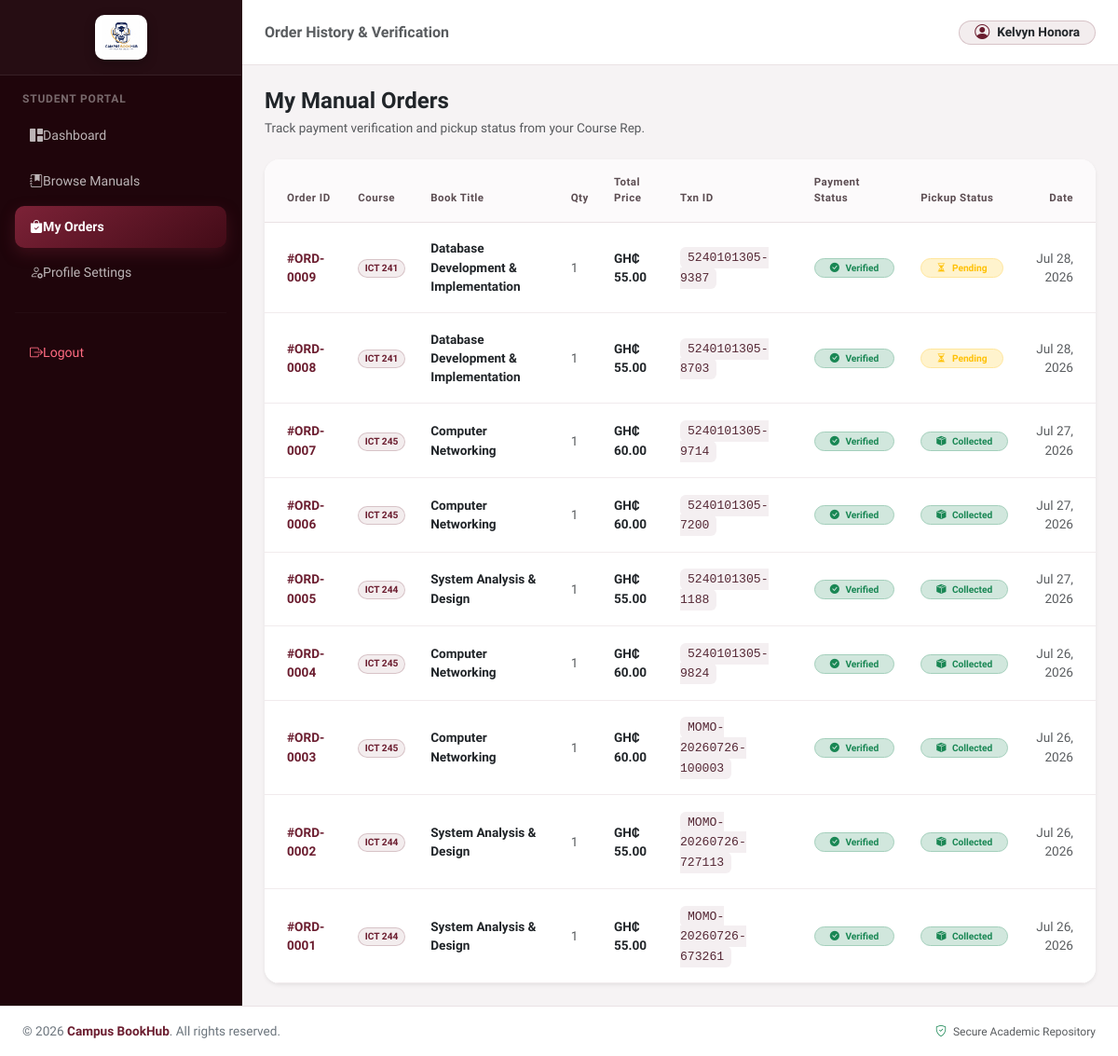
Screenshot of /student/my_orders.php (signed in) with the database file from the repository.
### tables this page shows
CREATE TABLE `orders` (
  `order_id` int(11) NOT NULL,
  `student_id` int(11) NOT NULL,
  `book_id` int(11) NOT NULL,
  `quantity` int(11) NOT NULL DEFAULT 1,
  `total_amount` decimal(10,2) NOT NULL,
  `payment_reference` varchar(100) NOT NULL,
  `payment_status` enum('Pending','Verified','Rejected') DEFAULT 'Pending',
  `collection_status` enum('Pending','Collected') DEFAULT 'Pending',
  `order_date` timestamp NOT NULL DEFAULT current_timestamp()
);

CREATE TABLE `books` (
  `book_id` int(11) NOT NULL,
  `title` varchar(200) NOT NULL,
  `course_code` varchar(20) NOT NULL,
  `lecturer` varchar(100) NOT NULL,
  `price` decimal(10,2) NOT NULL,
  `stock` int(11) NOT NULL DEFAULT 0,
  `image` varchar(255) DEFAULT NULL,
  `description` text DEFAULT NULL,
  `created_at` timestamp NOT NULL DEFAULT current_timestamp()
);

CREATE TABLE `payments` (
  `payment_id` int(11) NOT NULL,
  `order_id` int(11) NOT NULL,
  `transaction_id` varchar(100) NOT NULL,
  `payment_method` varchar(50) NOT NULL,
  `amount` decimal(10,2) NOT NULL,
  `proof_image` varchar(255) NOT NULL,
  `status` enum('Pending','Approved','Rejected') DEFAULT 'Pending',
  `payment_date` timestamp NOT NULL DEFAULT current_timestamp()
);

### student/my_orders.php (the view, shortened to what this page needs)
<?php
require_once '../includes/db.php';
$student_id = $_SESSION['user_id'];
$stmt = $conn->prepare("
    SELECT o.order_id, b.title, b.course_code, b.lecturer, o.quantity, o.total_amount,
           o.payment_status, o.collection_status, o.order_date, o.payment_reference,
           p.transaction_id, p.payment_method, p.proof_image, p.status as payment_rec_status
    FROM orders o
    JOIN books b ON o.book_id = b.book_id
    LEFT JOIN payments p ON o.order_id = p.order_id
    WHERE o.student_id = ?
    ORDER BY o.order_date DESC
");
$stmt->bind_param("i", $student_id);
$stmt->execute();
$orders = $stmt->get_result();
require_once '../includes/header.php';
?>
<div id="wrapper">
    <aside id="sidebar-wrapper">
        <div class="sidebar-brand-box px-3 py-3 text-center">
            <a href="dashboard.php" class="d-inline-block">
                <img src="../assets/images/logo.jpeg" alt="Campus BookHub Logo" class="sidebar-logo-img img-fluid">
            </a>
        </div>
        <div class="p-3">
            <small class="text-uppercase fw-bold px-2 mb-2 d-block fs-8" style="letter-spacing: 0.8px; color: rgba(255,255,255,0.4) !important;">
                Student Portal
            </small>
            <a href="dashboard.php" class="sidebar-link mb-1">
                <i class="bi bi-grid-1x2-fill me-2.5"></i> Dashboard
            </a>
            <a href="books.php" class="sidebar-link mb-1">
                <i class="bi bi-journal-bookmark-fill me-2.5"></i> Browse Manuals
            </a>
            <a href="my_orders.php" class="sidebar-link active mb-1">
                <i class="bi bi-bag-check-fill me-2.5"></i> My Orders
            </a>
            <a href="profile.php" class="sidebar-link mb-1">
                <i class="bi bi-person-gear me-2.5"></i> Profile Settings
            </a>
            <hr style="border-color: rgba(255,255,255,0.1); margin: 1.25rem 0;">
            <a href="../logout.php" class="sidebar-link text-danger mb-1" style="color: #ff6b81 !important;">
                <i class="bi bi-box-arrow-right me-2.5"></i> Logout
            </a>
        </div>
    </aside>
    <div id="page-content-wrapper">
        <nav class="navbar navbar-expand-lg top-navbar px-4">
            <div class="container-fluid p-0 d-flex align-items-center">
                <span class="navbar-brand fw-semibold text-muted fs-6 mb-0">Order History & Verification</span>
                <div class="d-flex align-items-center gap-2 ms-auto">
                    <div class="bg-wine-subtle border border-wine-subtle px-3 py-1.5 rounded-pill d-flex align-items-center gap-2">
                        <i class="bi bi-person-circle text-wine fs-6"></i>
                        <span class="fw-semibold text-dark fs-7"><?php echo htmlspecialchars($_SESSION['fullname']); ?></span>
                    </div>
                </div>
            </div>
        </nav>
        <main class="p-4">
            <div class="d-flex justify-content-between align-items-center mb-4">
                <div>
                    <h4 class="fw-bold text-dark mb-1">My Manual Orders</h4>
                    <p class="text-muted fs-7 mb-0">Track payment verification and pickup status from your Course Rep.</p>
                </div>
            </div>
            <div class="card border-0 shadow-sm rounded-4 bg-white overflow-hidden">
                <div class="card-body p-0">
                    <div class="table-responsive">
                        <table class="table align-middle mb-0 fs-7 orders-table">
                            <thead>
                                <tr>
                                    <th class="ps-4">Order ID</th>
                                    <th>Course</th>
                                    <th>Book Title</th>
                                    <th>Qty</th>
                                    <th>Total Price</th>
                                    <th>Txn ID</th>
                                    <th>Payment Status</th>
                                    <th>Pickup Status</th>
                                    <th class="pe-4 text-end">Date</th>
                                </tr>
                            </thead>
                            <tbody>
                                <?php if ($orders && $orders->num_rows > 0): ?>
                                    <?php while ($ord = $orders->fetch_assoc()): ?>
                                        <?php
                                            $txn = $ord['transaction_id'] ?? $ord['payment_reference'] ?? 'N/A';
                                            $p_status = strtolower(trim($ord['payment_status'] ?? ''));
                                            $c_status = strtolower(trim($ord['collection_status'] ?? ''));
                                        ?>
                                        <tr>
                                            <td class="ps-4 fw-bold text-wine">#ORD-<?php echo sprintf('%04d', $ord['order_id']); ?></td>
                                            <td>
                                                <span class="badge bg-wine-subtle text-wine border border-wine-subtle rounded-pill px-2.5 py-1">
                                                    <?php echo htmlspecialchars($ord['course_code']); ?>
                                                </span>
                                            </td>
                                            <td class="fw-semibold text-dark" style="max-width: 220px;"><?php echo htmlspecialchars($ord['title']); ?></td>
                                            <td class="fw-medium text-muted"><?php echo $ord['quantity']; ?></td>
                                            <td class="fw-bold text-dark">GH₵ <?php echo number_format($ord['total_amount'], 2); ?></td>
                                            <td><span class="txn-code"><?php echo htmlspecialchars($txn); ?></span></td>
                                            <td>
                                                <?php if ($p_status === 'paid' || $p_status === 'verified'): ?>
                                                    <span class="badge bg-success-subtle text-success border border-success-subtle rounded-pill px-3 py-1 fw-semibold">
                                                        <i class="bi bi-check-circle-fill me-1"></i> Verified
                                                    </span>
                                                <?php elseif ($p_status === 'failed' || $p_status === 'rejected'): ?>
                                                    <span class="badge bg-danger-subtle text-danger border border-danger-subtle rounded-pill px-3 py-1 fw-semibold">
                                                        <i class="bi bi-x-circle-fill me-1"></i> Failed
                                                    </span>
                                                <?php else: ?>
                                                    <span class="badge bg-warning-subtle text-warning border border-warning-subtle rounded-pill px-3 py-1 fw-semibold">
                                                        <i class="bi bi-clock-history me-1"></i> Pending
                                                    </span>
                                                <?php endif; ?>
                                            </td>
                                            <td>
                                                <?php if ($c_status === 'collected'): ?>
                                                    <span class="badge bg-success-subtle text-success border border-success-subtle rounded-pill px-3 py-1 fw-semibold">
                                                        <i class="bi bi-box-seam-fill me-1"></i> Collected
                                                    </span>
                                                <?php else: ?>
                                                    <span class="badge bg-warning-subtle text-warning border border-warning-subtle rounded-pill px-3 py-1 fw-semibold">
                                                        <i class="bi bi-hourglass-split me-1"></i> Pending
                                                    </span>
                                                <?php endif; ?>
                                            </td>
                                            <td class="pe-4 text-end text-muted"><?php echo date('M d, Y', strtotime($ord['order_date'])); ?></td>
                                        </tr>
                                    <?php endwhile; ?>
                                <?php endif; ?>
                            </tbody>
                        </table>
                    </div>
                </div>
            </div>
        </main>
    </div>
</div>
<?php
require_once '../includes/footer.php';
?>

### assets/css/style.css (style rules this page uses)
:root { --cb-primary: #0A3D62; --cb-primary-hover: #072A44; --cb-secondary: #3498DB; --cb-success: #2ECC71; --cb-warning: #F39C12; --cb-danger: #E74C3C; --cb-bg: #F8F9FA; --cb-surface: #FFFFFF; --cb-border: #E9ECEF; --cb-text-dark: #1E293B; --cb-text-muted: #64748B; --cb-sidebar-width: 260px; --cb-navbar-height: 70px; }
body { font-family: 'Plus Jakarta Sans', 'Inter', -apple-system, BlinkMacSystemFont, sans-serif; background-color: var(--cb-bg); color: var(--cb-text-dark); }
.fs-7 { font-size: 0.85rem; }
.fs-8 { font-size: 0.75rem; }
#wrapper { overflow-x: hidden; }
#sidebar-wrapper { min-height: 100vh; width: var(--cb-sidebar-width); transition: margin 0.25s ease-out; }
.card { transition: transform 0.2s ease, box-shadow 0.2s ease; }

### includes/header.php (style rules this page uses)
:root { --wine-main: #6b1d2f; --wine-dark: #2e0811; --wine-light: #8e2b43; --wine-gradient: linear-gradient(135deg, #6b1d2f 0%, #2e0811 100%); --wine-gradient-card: linear-gradient(145deg, #7c2237 0%, #420b17 100%); --sidebar-bg: #1f050b; --font-family: 'Plus Jakarta Sans', sans-serif; --cb-navbar-height: 70px; }
body { font-family: var(--font-family); background-color: #f6f3f4; color: #2b2b2b; }
.text-wine { color: var(--wine-main) !important; }

### student/my_orders.php (style rules this page uses)
:root { --wine-main: #6b1d2f; --wine-dark: #2e0811; --wine-light: #8e2b43; --wine-gradient: linear-gradient(135deg, #6b1d2f 0%, #2e0811 100%); --wine-gradient-card: linear-gradient(145deg, #7c2237 0%, #420b17 100%); --sidebar-bg: #1f050b; --font-family: 'Plus Jakarta Sans', sans-serif; }
body { font-family: var(--font-family); background-color: #f6f3f4; color: #2b2b2b; overflow-x: hidden; }
#wrapper { display: flex; width: 100%; min-height: 100vh; position: relative; }
#sidebar-wrapper { width: 260px; min-width: 260px; background: var(--sidebar-bg) !important; min-height: 100vh; border-right: 1px solid rgba(255, 255, 255, 0.05) !important; transition: all 0.3s cubic-bezier(0.4, 0, 0.2, 1); z-index: 1050; }
.sidebar-brand-box { background: rgba(255, 255, 255, 0.03); border-bottom: 1px solid rgba(255, 255, 255, 0.08); }
.sidebar-logo-img { max-height: 48px; object-fit: contain; background: #ffffff; padding: 4px 8px; border-radius: 10px; box-shadow: 0 4px 12px rgba(0,0,0,0.25); }
.sidebar-link { color: rgba(255, 255, 255, 0.7) !important; padding: 0.75rem 1rem; font-weight: 500; font-size: 0.88rem; border-radius: 10px !important; transition: all 0.25s ease; display: flex; align-items: center; text-decoration: none; }
.sidebar-link.active { background: var(--wine-gradient-card) !important; color: #ffffff !important; box-shadow: 0 6px 16px rgba(107, 29, 47, 0.4); font-weight: 600; }
#page-content-wrapper { flex: 1; width: 100%; min-width: 0; }
.top-navbar { background-color: #ffffff; border-bottom: 1px solid #eae2e4; height: 70px; }
.text-wine { color: var(--wine-main) !important; }
.bg-wine-subtle { background-color: rgba(107, 29, 47, 0.08) !important; color: var(--wine-main) !important; }
.border-wine-subtle { border-color: rgba(107, 29, 47, 0.2) !important; }
.orders-table thead th { background-color: #fcfafb; color: #5c4d52; font-weight: 600; text-uppercase: uppercase; font-size: 0.72rem; letter-spacing: 0.5px; padding: 1rem 0.85rem; border-bottom: 1px solid #eae2e4; }
.orders-table tbody td { padding: 1.1rem 0.85rem; vertical-align: middle; border-bottom: 1px solid #f1ebed; }
.txn-code { font-family: monospace; font-size: 0.82rem; background: #f4eff1; color: #552835; padding: 0.25rem 0.5rem; border-radius: 6px; }
@media (min-width: 1200px) { main { max-width: 1280px; margin-left: auto; margin-right: auto; } }

### rows the page displays
orders: order_id "0009", book.course_code "ICT 241", book.title "Database Development & Implementation", quantity "1", total_amount "55.00", payment_reference "5240101305-9387", payment_status "Verified" (drawn), collection_status "Pending" (drawn), order_date "Jul 28, 2026"
orders: order_id "0008", book.course_code "ICT 241", book.title "Database Development & Implementation", quantity "1", total_amount "55.00", payment_reference "5240101305-8703", payment_status "Verified" (drawn), collection_status "Pending" (drawn), order_date "Jul 28, 2026"
orders: order_id "0007", book.course_code "ICT 245", book.title "Computer Networking", quantity "1", total_amount "60.00", payment_reference "5240101305-9714", payment_status "Verified" (drawn), collection_status "Collected" (drawn), order_date "Jul 27, 2026"
orders: order_id "0006", book.course_code "ICT 245", book.title "Computer Networking", quantity "1", total_amount "60.00", payment_reference "5240101305-7200", payment_status "Verified" (drawn), collection_status "Collected" (drawn), order_date "Jul 27, 2026"
orders: order_id "0005", book.course_code "ICT 244", book.title "System Analysis & Design", quantity "1", total_amount "55.00", payment_reference "5240101305-1188", payment_status "Verified" (drawn), collection_status "Collected" (drawn), order_date "Jul 27, 2026"
orders: order_id "0004", book.course_code "ICT 245", book.title "Computer Networking", quantity "1", total_amount "60.00", payment_reference "5240101305-9824", payment_status "Verified" (drawn), collection_status "Collected" (drawn), order_date "Jul 26, 2026"
orders: order_id "0003", book.course_code "ICT 245", book.title "Computer Networking", quantity "1", total_amount "60.00", payment_reference "MOMO-20260726-100003", payment_status "Verified" (drawn), collection_status "Collected" (drawn), order_date "Jul 26, 2026"
orders: order_id "0002", book.course_code "ICT 244", book.title "System Analysis & Design", quantity "1", total_amount "55.00", payments.transaction_id "MOMO-20260726-727113", payment_status "Verified" (drawn), collection_status "Collected" (drawn), order_date "Jul 26, 2026"
orders: order_id "0001", book.course_code "ICT 244", book.title "System Analysis & Design", quantity "1", total_amount "55.00", payments.transaction_id "MOMO-20260726-673261", payment_status "Verified" (drawn), collection_status "Collected" (drawn), order_date "Jul 26, 2026"

### other values shown
$_SESSION['fullname'] "Kelvyn Honora"
